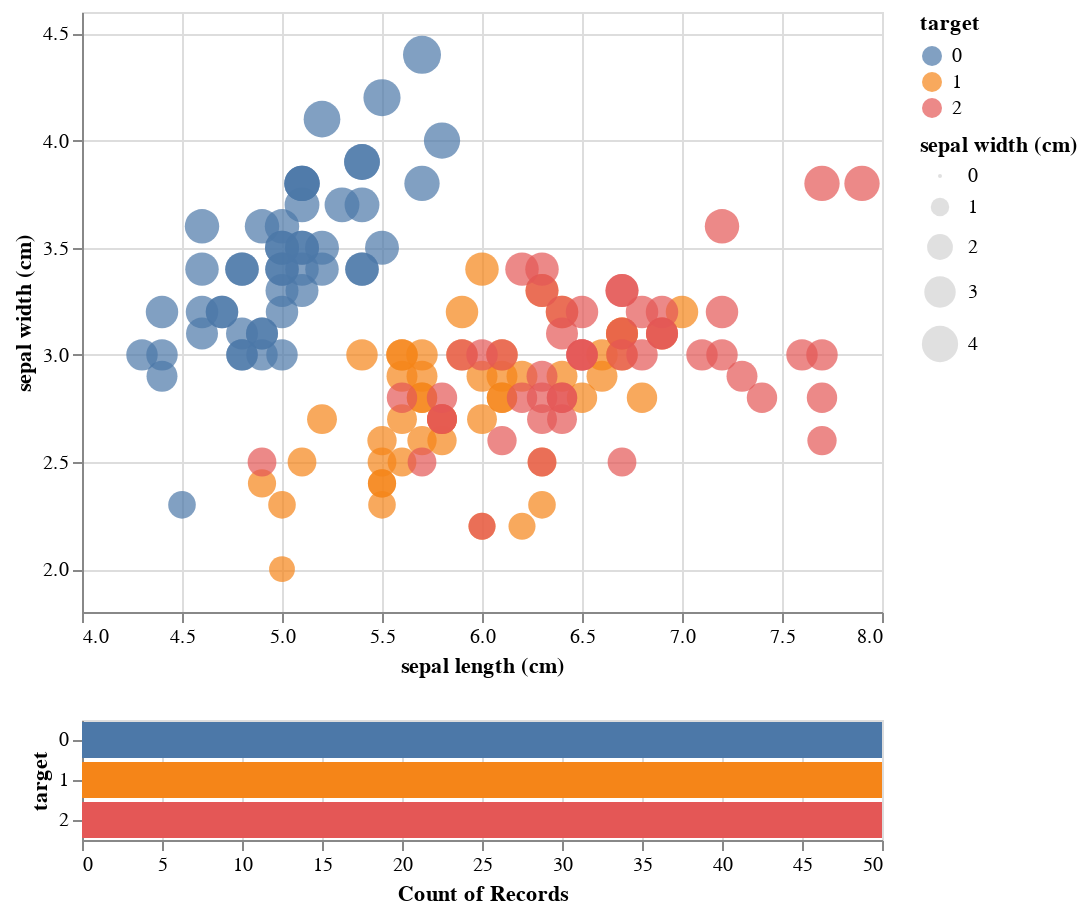

Notebook code cell kept with this figure:
### Code cell
# display linked scatter and horizontal plot
### USER: select section of interest 
scatter & hbars

### Figure 1 — Vega-Lite specification as saved in the notebook (floating-point values rounded to 4 significant figures; data arrays with more than 128 entries replaced by an {"elided": "..."} marker saying what was removed)
{"config": {"view": {"continuousWidth": 400, "continuousHeight": 300}}, "vconcat": [{"mark": "circle", "encoding": {"color": {"condition": {"type": "nominal", "field": "target", "selection": "selector001"}, "value": "lightgray"}, "size": {"type": "quantitative", "field": "sepal width (cm)"}, "x": {"type": "quantitative", "field": "sepal length (cm)", "scale": {"zero": false}}, "y": {"type": "quantitative", "field": "sepal width (cm)", "scale": {"padding": 1, "zero": false}}}, "selection": {"selector001": {"type": "interval"}}}, {"mark": "bar", "encoding": {"color": {"type": "nominal", "field": "target"}, "x": {"type": "quantitative", "aggregate": "count", "field": "target"}, "y": {"type": "nominal", "field": "target"}}, "transform": [{"filter": {"selection": "selector001"}}]}], "data": {"name": "data-99c9fb2c48f13f52830e6f95ea7cf985"}, "$schema": "https://vega.github.io/schema/vega-lite/v4.0.2.json", "datasets": {"data-99c9fb2c48f13f52830e6f95ea7cf985": {"elided": "150 records"}}}
